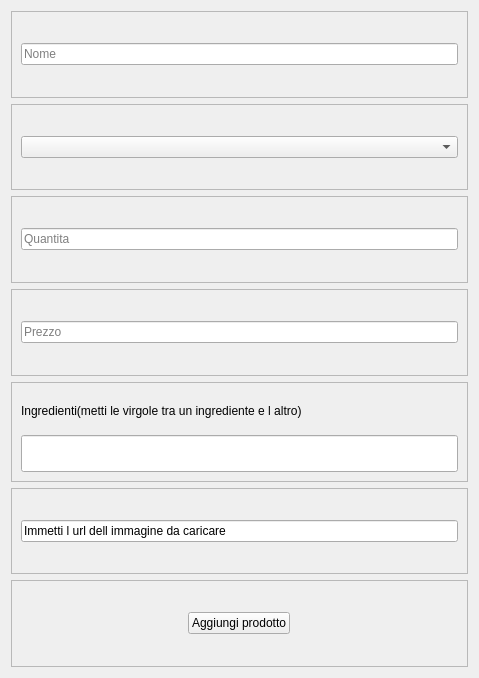
<?xml version="1.0" encoding="UTF-8"?>
<ui version="4.0">
 <class>Form</class>
 <widget class="QWidget" name="Form">
  <property name="geometry">
   <rect>
    <x>0</x>
    <y>0</y>
    <width>479</width>
    <height>678</height>
   </rect>
  </property>
  <property name="windowTitle">
   <string>Form</string>
  </property>
  <layout class="QVBoxLayout" name="verticalLayout">
   <item>
    <widget class="QFrame" name="frame">
     <property name="sizePolicy">
      <sizepolicy hsizetype="Expanding" vsizetype="Expanding">
       <horstretch>0</horstretch>
       <verstretch>0</verstretch>
      </sizepolicy>
     </property>
     <property name="frameShape">
      <enum>QFrame::StyledPanel</enum>
     </property>
     <property name="frameShadow">
      <enum>QFrame::Raised</enum>
     </property>
     <layout class="QHBoxLayout" name="horizontalLayout">
      <item>
       <widget class="QLineEdit" name="nome">
        <property name="placeholderText">
         <string>Nome</string>
        </property>
       </widget>
      </item>
     </layout>
    </widget>
   </item>
   <item>
    <widget class="QFrame" name="frame_2">
     <property name="sizePolicy">
      <sizepolicy hsizetype="Expanding" vsizetype="Expanding">
       <horstretch>0</horstretch>
       <verstretch>0</verstretch>
      </sizepolicy>
     </property>
     <property name="frameShape">
      <enum>QFrame::StyledPanel</enum>
     </property>
     <property name="frameShadow">
      <enum>QFrame::Raised</enum>
     </property>
     <layout class="QHBoxLayout" name="horizontalLayout_2">
      <item>
       <widget class="QComboBox" name="tipo">
        <property name="placeholderText">
         <string>Tipo</string>
        </property>
        <item>
         <property name="text">
          <string>Pizze</string>
         </property>
        </item>
        <item>
         <property name="text">
          <string>Dolci</string>
         </property>
        </item>
        <item>
         <property name="text">
          <string>Pane</string>
         </property>
        </item>
        <item>
         <property name="text">
          <string>Biscotti</string>
         </property>
        </item>
       </widget>
      </item>
     </layout>
    </widget>
   </item>
   <item>
    <widget class="QFrame" name="frame_3">
     <property name="sizePolicy">
      <sizepolicy hsizetype="Expanding" vsizetype="Expanding">
       <horstretch>0</horstretch>
       <verstretch>0</verstretch>
      </sizepolicy>
     </property>
     <property name="frameShape">
      <enum>QFrame::StyledPanel</enum>
     </property>
     <property name="frameShadow">
      <enum>QFrame::Raised</enum>
     </property>
     <layout class="QHBoxLayout" name="horizontalLayout_3">
      <item>
       <widget class="QLineEdit" name="quantita">
        <property name="placeholderText">
         <string>Quantita</string>
        </property>
       </widget>
      </item>
     </layout>
    </widget>
   </item>
   <item>
    <widget class="QFrame" name="frame_4">
     <property name="sizePolicy">
      <sizepolicy hsizetype="Expanding" vsizetype="Expanding">
       <horstretch>0</horstretch>
       <verstretch>0</verstretch>
      </sizepolicy>
     </property>
     <property name="frameShape">
      <enum>QFrame::StyledPanel</enum>
     </property>
     <property name="frameShadow">
      <enum>QFrame::Raised</enum>
     </property>
     <layout class="QHBoxLayout" name="horizontalLayout_4">
      <item>
       <widget class="QLineEdit" name="prezzo">
        <property name="placeholderText">
         <string>Prezzo</string>
        </property>
       </widget>
      </item>
     </layout>
    </widget>
   </item>
   <item>
    <widget class="QFrame" name="frame_5">
     <property name="sizePolicy">
      <sizepolicy hsizetype="Expanding" vsizetype="Expanding">
       <horstretch>0</horstretch>
       <verstretch>0</verstretch>
      </sizepolicy>
     </property>
     <property name="minimumSize">
      <size>
       <width>0</width>
       <height>100</height>
      </size>
     </property>
     <property name="maximumSize">
      <size>
       <width>16777215</width>
       <height>100</height>
      </size>
     </property>
     <property name="frameShape">
      <enum>QFrame::StyledPanel</enum>
     </property>
     <property name="frameShadow">
      <enum>QFrame::Raised</enum>
     </property>
     <layout class="QVBoxLayout" name="verticalLayout_2">
      <item>
       <widget class="QLabel" name="label_4">
        <property name="sizePolicy">
         <sizepolicy hsizetype="Expanding" vsizetype="Expanding">
          <horstretch>0</horstretch>
          <verstretch>0</verstretch>
         </sizepolicy>
        </property>
        <property name="text">
         <string>Ingredienti(metti le virgole tra un ingrediente e l altro)</string>
        </property>
       </widget>
      </item>
      <item>
       <widget class="QLineEdit" name="ingredienti">
        <property name="sizePolicy">
         <sizepolicy hsizetype="Expanding" vsizetype="Expanding">
          <horstretch>0</horstretch>
          <verstretch>0</verstretch>
         </sizepolicy>
        </property>
        <property name="minimumSize">
         <size>
          <width>0</width>
          <height>0</height>
         </size>
        </property>
        <property name="layoutDirection">
         <enum>Qt::LeftToRight</enum>
        </property>
       </widget>
      </item>
     </layout>
    </widget>
   </item>
   <item>
    <widget class="QFrame" name="frame_7">
     <property name="sizePolicy">
      <sizepolicy hsizetype="Expanding" vsizetype="Expanding">
       <horstretch>0</horstretch>
       <verstretch>0</verstretch>
      </sizepolicy>
     </property>
     <property name="frameShape">
      <enum>QFrame::StyledPanel</enum>
     </property>
     <property name="frameShadow">
      <enum>QFrame::Raised</enum>
     </property>
     <layout class="QHBoxLayout" name="horizontalLayout_6">
      <item>
       <widget class="QLineEdit" name="url_immagine">
        <property name="text">
         <string>Immetti l url dell immagine da caricare</string>
        </property>
       </widget>
      </item>
     </layout>
    </widget>
   </item>
   <item>
    <widget class="QFrame" name="frame_6">
     <property name="sizePolicy">
      <sizepolicy hsizetype="Expanding" vsizetype="Expanding">
       <horstretch>0</horstretch>
       <verstretch>0</verstretch>
      </sizepolicy>
     </property>
     <property name="frameShape">
      <enum>QFrame::StyledPanel</enum>
     </property>
     <property name="frameShadow">
      <enum>QFrame::Raised</enum>
     </property>
     <layout class="QHBoxLayout" name="horizontalLayout_5">
      <item alignment="Qt::AlignHCenter">
       <widget class="QPushButton" name="new_prodotto_button">
        <property name="text">
         <string>Aggiungi prodotto</string>
        </property>
       </widget>
      </item>
     </layout>
    </widget>
   </item>
  </layout>
 </widget>
 <resources/>
 <connections/>
</ui>
